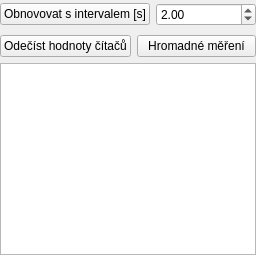
  <widget class="QDockWidget" name="dockWidget_GPUPerfAPI">
   <property name="windowTitle">
    <string>Perf counters</string>
   </property>
   <attribute name="dockWidgetArea">
    <number>1</number>
   </attribute>
   <widget class="QWidget" name="dockWidgetContents_4">
    <layout class="QGridLayout" name="gridLayout_9">
     <property name="margin">
      <number>0</number>
     </property>
     <item row="2" column="1">
      <widget class="QPushButton" name="perfCounters_MassAnalyze">
       <property name="text">
        <string>Hromadné měření</string>
       </property>
      </widget>
     </item>
     <item row="2" column="0">
      <widget class="QPushButton" name="perfCounters_Analyze">
       <property name="text">
        <string>Odečíst hodnoty čítačů</string>
       </property>
      </widget>
     </item>
     <item row="3" column="0" colspan="2">
      <widget class="QTableWidget" name="GPA_counter_list">
       <attribute name="horizontalHeaderShowSortIndicator" stdset="0">
        <bool>false</bool>
       </attribute>
       <attribute name="horizontalHeaderStretchLastSection">
        <bool>true</bool>
       </attribute>
       <attribute name="verticalHeaderDefaultSectionSize">
        <number>24</number>
       </attribute>
      </widget>
     </item>
     <item row="1" column="0" colspan="2">
      <layout class="QHBoxLayout" name="horizontalLayout_2">
       <property name="topMargin">
        <number>3</number>
       </property>
       <property name="bottomMargin">
        <number>3</number>
       </property>
       <item>
        <widget class="QPushButton" name="perfApi_TimedAnalysis">
         <property name="text">
          <string>Obnovovat s intervalem [s]</string>
         </property>
         <property name="checkable">
          <bool>true</bool>
         </property>
        </widget>
       </item>
       <item>
        <widget class="QDoubleSpinBox" name="timerInterval">
         <property name="minimum">
          <double>0.250000000000000</double>
         </property>
         <property name="singleStep">
          <double>0.250000000000000</double>
         </property>
         <property name="value">
          <double>2.000000000000000</double>
         </property>
        </widget>
       </item>
      </layout>
     </item>
    </layout>
   </widget>
  </widget>
